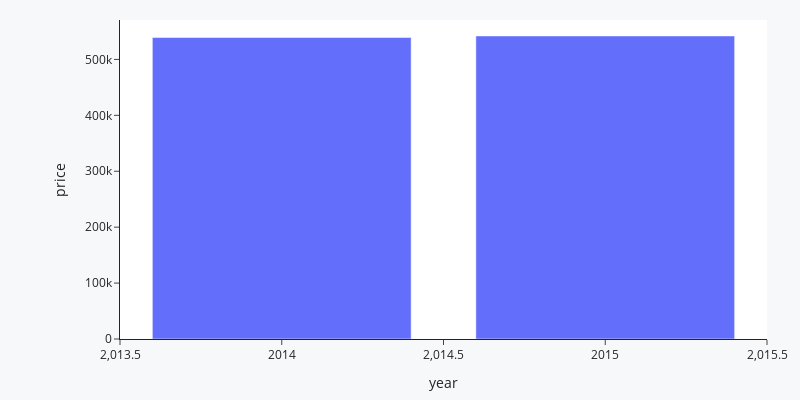

Write notebook code for a chart like this one.
### Markdown cell above
##### 6.2.4 H4: O crescimento do preço dos imoveis YoY(Year over Year) é de 10% na media.

### Code cell
#H4: O crescimento do preço dos imoveis YoY(Year over Year) é de 10% na media.

h4 = df1[['year','price']].groupby('year').mean().reset_index()

#Calculo Percentual da variação
h4_perc= (h4.loc[1, 'price'] / h4.loc[0,  'price'] - 1) * 100
print('Essa Hipótese é falsa, o crescimento YoY foi de apenas {:.2f}% de um ano para outro'.format(h4_perc))

#plot

fig = px.bar(h4, x='year', y='price' )
fig.update_layout(xaxis_rangeslider_visible=False, margin=dict(l=120, r=20, t=20, b=20), template = 'simple_white',
                  paper_bgcolor="#f7f8fa", width=800,height=400)

fig.show()

### Figure 1 — Plotly figure (JSON) as saved in the notebook; plotly's stock layout.template omitted (floating-point values rounded to 4 significant figures)
{"data": [{"alignmentgroup": "True", "hovertemplate": "year=%{x}<br>price=%{y}<extra></extra>", "legendgroup": "", "marker": {"color": "#636efa", "pattern": {"shape": ""}}, "name": "", "offsetgroup": "", "orientation": "v", "showlegend": false, "textposition": "auto", "type": "bar", "x": [2014, 2015], "xaxis": "x", "y": [539200.0, 542000.0], "yaxis": "y"}], "layout": {"barmode": "relative", "height": 400, "legend": {"tracegroupgap": 0}, "margin": {"b": 20, "l": 120, "r": 20, "t": 20}, "paper_bgcolor": "#f7f8fa", "width": 800, "xaxis": {"anchor": "y", "domain": [0, 1], "rangeslider": {"visible": false}, "title": {"text": "year"}}, "yaxis": {"anchor": "x", "domain": [0, 1], "title": {"text": "price"}}}}
